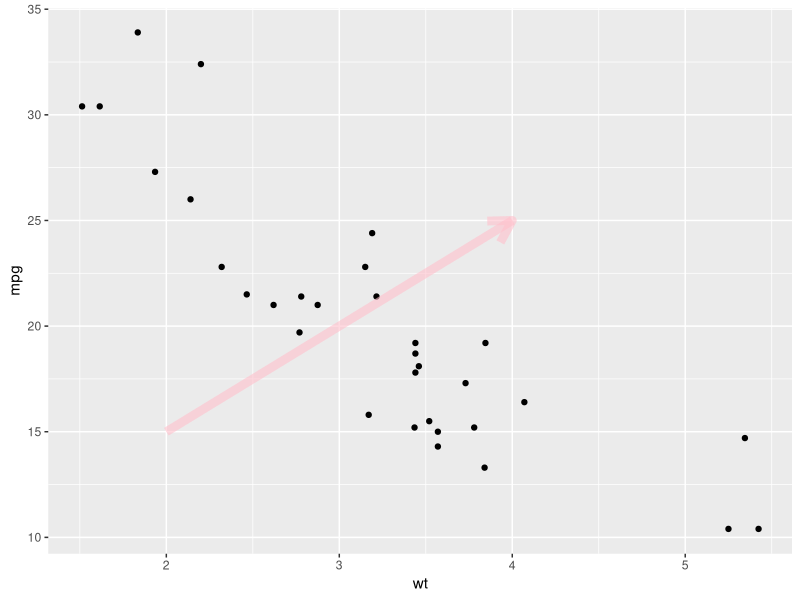
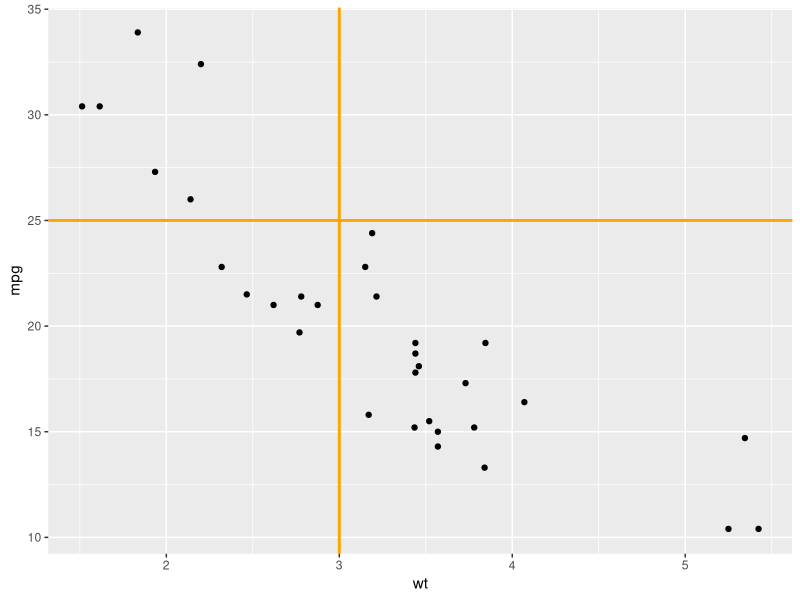

Here is the R script that generated these plots, in order:
# Autor: Roberto Rico Sandoval.
# Date: 24/ 07 2024
# Fille: Gráficos.
# Language: R.

library(ggplot2)
data("mtcars")

head(mtcars)
names(mtcars)
View(mtcars)

P = ggplot(data = mtcars) + geom_point(mapping = aes(x = wt, y = mpg)) + annotate("text", x = 4, y = 25, label = "Cars")

# Texto consecutivo en X.

p1 = ggplot(data = mtcars) + geom_point(mapping = aes(x = wt, y = mpg)) + annotate("text", x = 2:5, y = 25, label = "Cars")

# Creación de un cuadrado sobre el gráfico

p2 = ggplot(data = mtcars) + geom_point(mapping = aes(x = wt, y = mpg)) + annotate("rect", xmin = 3, xmax = 4.2, ymin = 12, ymax = 21, alpha = .5, fill = "red", color = "black")

# Dibujar una línea de dirección.

p3 = ggplot(data = mtcars) + geom_point(mapping = aes(x = wt, y = mpg)) + annotate("segment", x = 2.5, xend = 4, y = 15, yend = 25, color = "blue")

# Dibujar una línea de dirección con punto medio.
# Size para el tamaño del punto.
# linewith para el grosor de la línea.

p4 = ggplot(data = mtcars) + geom_point(mapping = aes(x = wt, y = mpg)) + annotate("pointrange", x = 3.5, y = 20, ymin = 12, ymax = 28, color = "yellow", size = 2, linewidth = 1.5)

# Anotación cientifica.

p5 = ggplot(data = mtcars) + geom_point(mapping = aes(x = wt, y = mpg)) + annotate("text", x = 4, y = 25, label = "italic(R) ^ 2 == 0.75", parse = TRUE)

# Anotación cientifica any zero.

p6 = ggplot(data = mtcars) + geom_point(mapping = aes(x = wt, y = mpg)) + annotate("text", x = 4, y = 25, label = "paste(italic(R) ^ 2, \"= .75\")", parse = TRUE)

# Creación de una flecha o rayo.

ggplot(data = mtcars) + geom_point(mapping = aes(x = wt, y = mpg)) + annotate("segment", x = 2, xend = 4, y = 15, yend = 25, colour = "pink", size=3, alpha=0.6, arrow=arrow())

# Creación de líneas interceptadas.
# geom_hline para líneas horizontales.
# geom_vline para líneas verticales.

ggplot(data = mtcars) + geom_point(mapping = aes(x = wt, y = mpg)) + geom_hline(yintercept=25, color="orange", size=1) + geom_vline(xintercept=3, color="orange", size=1)

